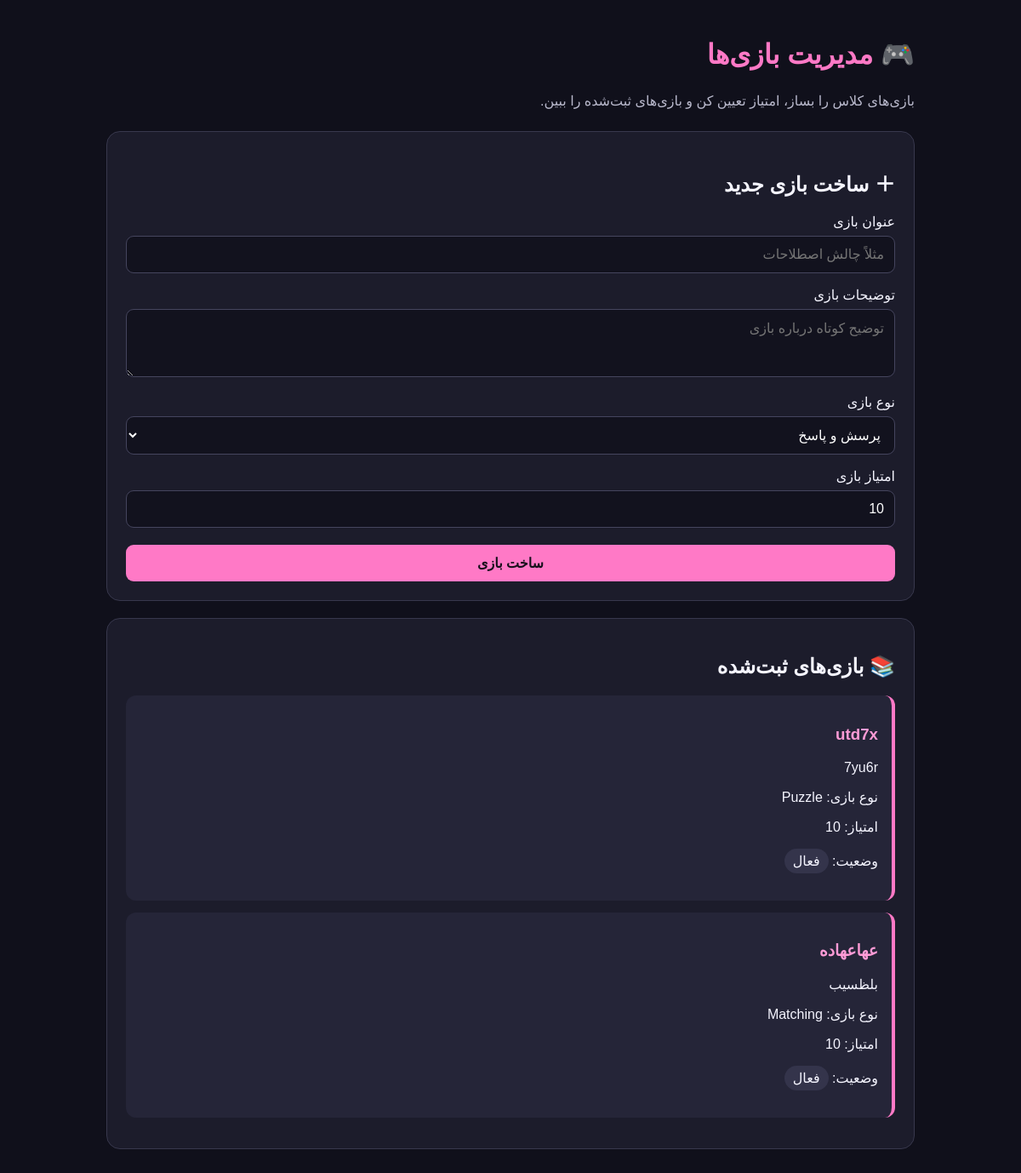
The app's page /games/ (signed in) with its own data.
### classroom/models.py (models this page shows, shortened)
class Game(models.Model):
    GAME_TYPES = [
        ("quiz", "Questions & Answers"),
        ("matching", "Matching"),
        ("puzzle", "Puzzle"),
        ("expressions", "Expression Challenge"),
    ]
    title = models.CharField(max_length=150)
    description = models.TextField(blank=True)
    game_type = models.CharField(
        max_length=20,
        choices=GAME_TYPES,
        default="quiz",
    )
    points = models.PositiveIntegerField(default=10)
    is_active = models.BooleanField(default=True)
    created_by = models.ForeignKey(
        settings.AUTH_USER_MODEL,
        on_delete=models.SET_NULL,
        null=True,
        blank=True,
        related_name="created_games",
    )
    created_at = models.DateTimeField(auto_now_add=True)

### classroom/views.py (the view, shortened to what this page needs)
# urls.py: path("games/", views.games_page, name="games"),
@login_required(login_url="login")
def games_page(request):
    role = get_user_role(request.user)
    if role not in ("teacher", "manager"):
        messages.error(
            request,
            "شما اجازه دسترسی به این صفحه را ندارید.",
        )
        return redirect(role_redirect(role))
    games = Game.objects.order_by("-created_at")
    context = {
        "games": games,
        **get_notification_context(request.user),
    }
    return render(request, "games.html", context)

### classroom/views.py (called while the page is built)
def get_user_role(user):
    if not user.is_authenticated:
        return None
    if user.is_superuser:
        return "manager"
    try:
        return user.profile.role
    except UserProfile.DoesNotExist:
        return None

def get_notification_context(user):
    notifications = Notification.objects.filter(
        recipient=user,
    ).order_by("-created_at")
    return {
        "notifications": notifications[:50],
        "unread_notification_count": notifications.filter(
            is_read=False,
        ).count(),
    }

### classroom/templates/games.html (shortened to what this page needs)
<!DOCTYPE html>
<html lang="fa" dir="rtl">
<head>
</head>
<body>
    <main class="container">
        <h1>🎮 مدیریت بازی‌ها</h1>
        <p class="subtitle">
            بازی‌های کلاس را بساز، امتیاز تعیین کن و بازی‌های ثبت‌شده را ببین.
        </p>
        <section class="card">
            <h2>＋ ساخت بازی جدید</h2>
            <form method="post">
                <label for="title">عنوان بازی</label>
                <input
                    id="title"
                    name="title"
                    type="text"
                    maxlength="150"
                    placeholder="مثلاً چالش اصطلاحات"
                    required
                >
                <label for="description">توضیحات بازی</label>
                <textarea
                    id="description"
                    name="description"
                    rows="3"
                    placeholder="توضیح کوتاه درباره بازی"
                ></textarea>
                <label for="game_type">نوع بازی</label>
                <select id="game_type" name="game_type" required>
                    <option value="quiz">پرسش و پاسخ</option>
                </select>
                <label for="points">امتیاز بازی</label>
                <input
                    id="points"
                    name="points"
                    type="number"
                    min="0"
                    max="1000"
                    value="10"
                    required
                >
                <button type="submit">ساخت بازی</button>
            </form>
        </section>
        <section class="card">
            <h2>📚 بازی‌های ثبت‌شده</h2>
            {% for game in games %}
                <article class="game">
                    <h3>{{ game.title }}</h3>
                    <p>
                        {{ game.description|default:"بدون توضیحات" }}
                    </p>
                    <p>
                        نوع بازی: {{ game.get_game_type_display }}
                    </p>
                    <p>امتیاز: {{ game.points }}</p>
                    <p>
                        وضعیت:
                        <span class="status">
                            {% if game.is_active %}
                                فعال
                            {% else %}
                                غیرفعال
                            {% endif %}
                        </span>
                    </p>
                </article>
            {% empty %}
                <p class="muted">
                    هنوز بازی‌ای ساخته نشده است. اولین بازی را بساز!
                </p>
            {% endfor %}
        </section>
    </main>
</body>
</html>

### classroom/templates/games.html (style rules this page uses)
* { box-sizing: border-box; }
body { margin: 0; padding: 24px; font-family: Tahoma, Arial, sans-serif; background: #10101b; color: #f5f5ff; }
.container { max-width: 950px; margin: auto; }
h1 { color: #ff79c6; }
.subtitle { color: #b9b9cc; line-height: 1.8; }
.card { background: #1c1c2b; border: 1px solid #38384d; border-radius: 16px; padding: 22px; margin: 20px 0; }
label { display: block; margin-top: 16px; margin-bottom: 7px; }
input, textarea, select, button { width: 100%; padding: 12px; border-radius: 9px; font: inherit; }
input, textarea, select { background: #12121e; color: white; border: 1px solid #45455e; }
button { margin-top: 20px; background: #ff79c6; color: #17101b; font-weight: bold; cursor: pointer; border: none; }
.game { padding: 16px; margin: 14px 0; background: #252538; border-radius: 12px; border-right: 4px solid #ff79c6; overflow-wrap: anywhere; }
.game h3 { color: #ff9bd6; }
.status { display: inline-block; padding: 5px 10px; border-radius: 20px; background: #34344b; }

### records on screen
Game: title "utd7x", description "7yu6r", game_type "Puzzle", points "10", is_active "فعال"
Game: title "عهاعهاده", description "بلظسیب", game_type "Matching", points "10", is_active "فعال"
